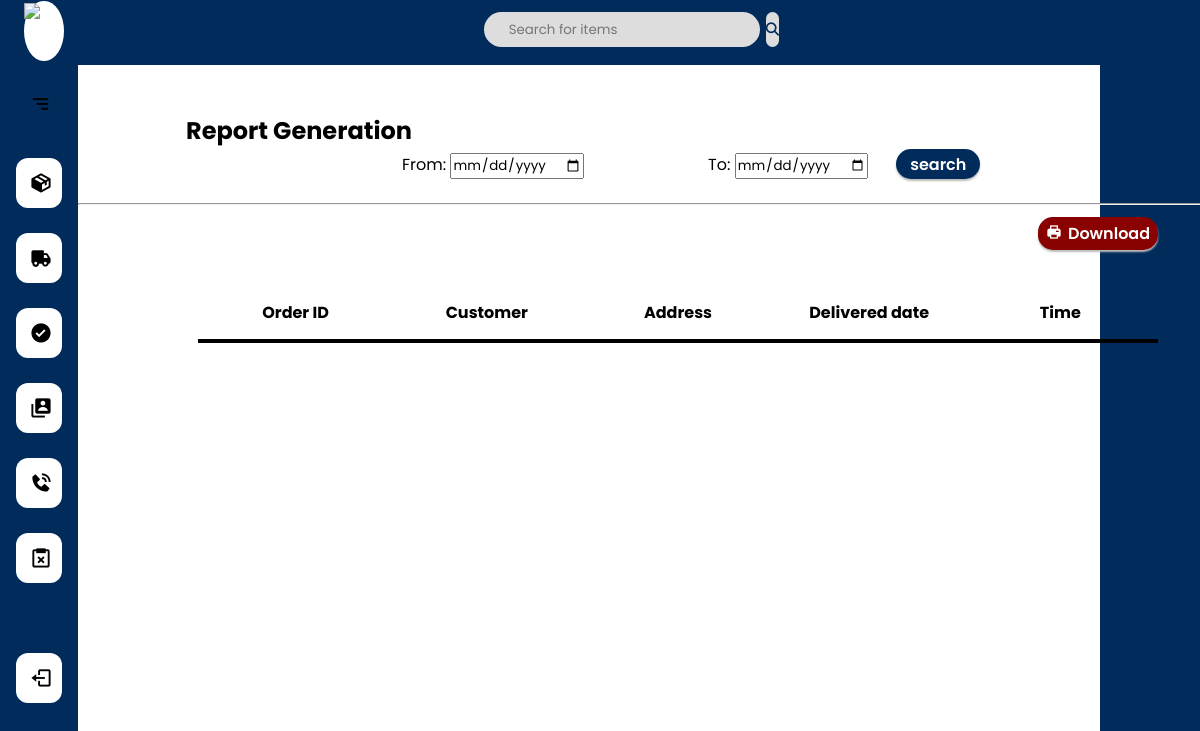
The app's page /delivery_person/delivered_report.php (signed in), older data.
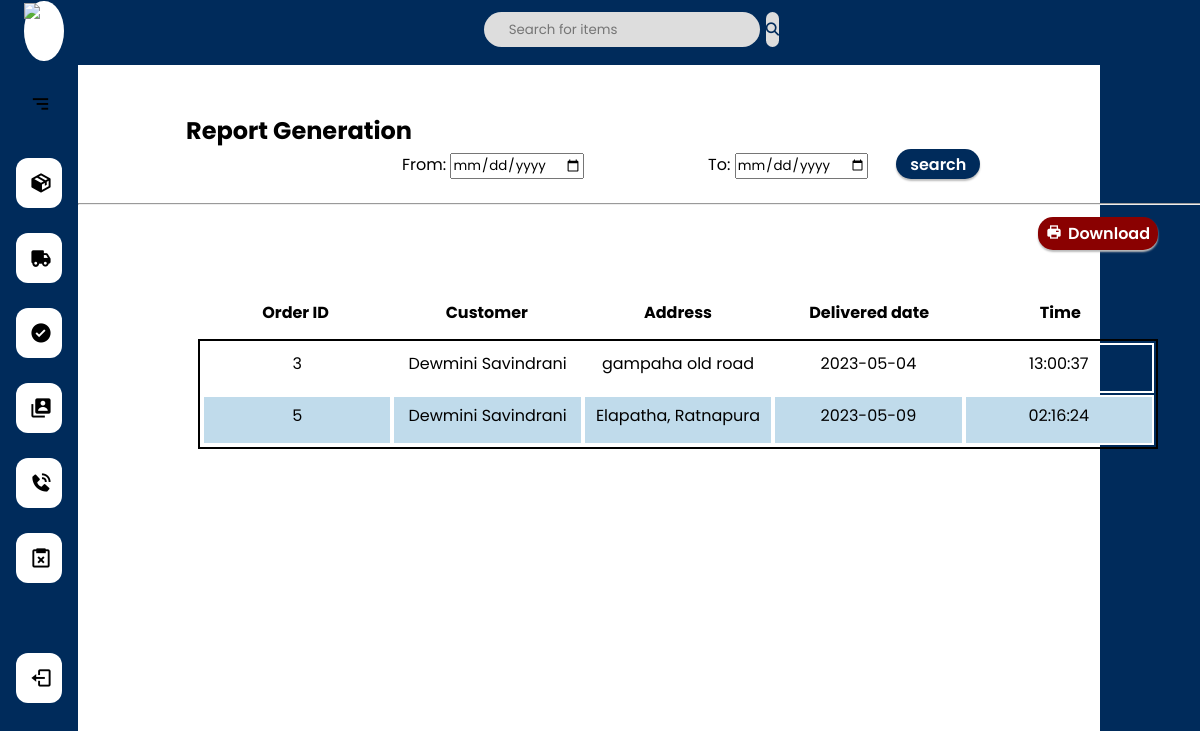
The same page, newer data.
### tables this page shows
CREATE TABLE `orders` (
  `id` int(10) NOT NULL,
  `address` varchar(100) NOT NULL,
  `price` varchar(10) NOT NULL,
  `customer_id` varchar(10) NOT NULL,
  `delivery_person_id` varchar(10) NOT NULL,
  `status` varchar(10) NOT NULL,
  `order_date` date DEFAULT NULL,
  `order_time` time DEFAULT NULL,
  `delivery_date` date DEFAULT NULL,
  `delivery_time` time DEFAULT NULL
);

CREATE TABLE `user` (
  `id` int(10) NOT NULL,
  `email` varchar(50) NOT NULL,
  `password` varchar(25) NOT NULL,
  `firstname` varchar(30) NOT NULL,
  `lastname` varchar(30) NOT NULL,
  `address` varchar(100) NOT NULL,
  `contact` varchar(10) NOT NULL,
  `role` varchar(20) NOT NULL,
  `photo` blob NOT NULL,
  `nic` varchar(12) NOT NULL
);

### delivery_person/delivered_report.php (the view, shortened to what this page needs)
<?php
require_once('navbar.php');
require_once('header.php');
$uid = $_SESSION['uid'];
?>
<!DOCTYPE html>
<html lang="en">
<head>
    <link href="https://unpkg.com/boxicons@2.1.4/css/boxicons.min.css" rel="stylesheet"/>
    <link rel="stylesheet" href="../css/delivery_person/delivered_report.css">
</head>
<body>
    <div class="content">
    <div class="topic"><h2 >Report Generation</h2></div>
    <div class="print_btn_container">
        <form action="" method="POST">
        <label for="begin" class="begin">From:</label>
        <input type="date" id="from_date" name="from_date">
        <label for="end" class="end">To:</label>
        <input type="date" id="to_date" name="to_date">
        <Button type="submit" name="search_btn" class="search_btn">search</Button>
        </form>
        <hr>
        <Button class="print_btn" onclick="window.print()"><i class='bx bxs-printer'></i>Download</Button>
    </div>
    <div class="head_container">
        <table class="topics">
                <tr>
                    <th>Order ID</th>
                    <th>Customer</th>
                    <th>Address</th>
                    <th> Delivered date</th>
                    <th> Time</th>
                </tr>
        </table>
    </div>
        <div class="record">
                <table class="details">
                <?php
                if(isset($_POST['search_btn'])){
                    $from_date = $_POST['from_date'];
                    $to_date = $_POST['to_date'];
                    $query="SELECT * from orders WHERE status = 'delivered' AND delivery_person_id = '$uid' AND delivery_date BETWEEN '$from_date' AND '$to_date'";
                    $result= mysqli_query($conn,$query);
                }else{
                    $query="SELECT * from orders WHERE status = 'delivered' AND delivery_person_id = '$uid'";
                    $result= mysqli_query($conn,$query);
                }
                    while($row = mysqli_fetch_assoc($result))
                    {
                        $cid = $row['customer_id'];
                        $query2="select * from user where id = $cid";
                        $result2= mysqli_query($conn,$query2);
                        $row2 = mysqli_fetch_assoc($result2);
                ?>
                    <tr>
                        <td><?php echo $row['id']; ?></td>
                        <td><?php echo $row2['firstname']; ?>  <?php echo $row2['lastname']?></td>
                        <td><?php echo $row['address']; ?></td>
                        <td><?php echo $row['delivery_date'];?></td>
                        <td><?php echo $row['delivery_time'];?></td>
                    </tr>
                    <?php
                    }
                    ?>
                </table>
        </div>
    </div>
</body>

### delivery_person/navbar.php (shortened to what this page needs)
<!DOCTYPE html>
<html lang="en">
<head>
    <link rel="stylesheet" href="../css/delivery_person/navbar.css" />
    <link href="https://unpkg.com/boxicons@2.1.4/css/boxicons.min.css" rel="stylesheet"/>
</head>
<body>
<section class="sidebar">
    <div class="nav-header">
      <i class="bx bx-menu-alt-right btn-menu"></i>
    </div>
    <ul class="nav-links">
      <li>
        <a href="packed.php">
          <i class='bx bxs-package'></i>
        </a>
      </li>
      <li>
        <a href="new.php">
          <i class='bx bxs-truck'></i>
        </a>
      </li>
      <li>
        <a href="new2.php">
          <i class='bx bxs-check-circle'></i>
        </a>
      </li>
      <li>
        <a href="d_profile.php">
          <i class='bx bxs-user-account'></i>
        </a>
      </li>
      <li>
        <a href="chat.php">
          <i class='bx bxs-phone-call'></i>
        </a>
      </li>
      <li>
        <a href="leaveform.php">
          <i class='bx bx-task-x'></i>
        </a>
      </li>
      <li id="logout" class="logout">
        <a href="../logout.php">
          <i class='bx bx-log-out'></i>
        </a>
      </li>
    </ul>
</section>
</body>
</html>

### delivery_person/header.php (shortened to what this page needs)
<!DOCTYPE html>
<html lang="en">
<head>
    <link rel="stylesheet" href="../css/delivery_person/header.css">
</head>
<body>
    <header class="header">
        <div class="top-bar">
            <div class="logo-container">
                <img src="../assets/omniphar.png" alt="logo" class="logo">
            </div>
            <div class="search-container">
                <form action="search.php" method="POST" class="search-form">
                    <input type="text" name="search" placeholder="Search for items" class="search-box">
                    <button type="submit" name="btn" class="lens"><i class="fa fa-search"></i></button>
                </form>
            </div>
            <div class="icon-container">
                <table class="tbl">
                    <tr>
                        <td><i class="fa fa-bell"></i></td>
                        <td id="fname"><p> <b><?php echo $_SESSION['firstname'];?></b></p></td>
                    </tr>
                </table>
        </div>
    </header>
</body>
</html>

### css/delivery_person/navbar.css (style rules this page uses)
* { margin: 0; padding: 0; box-sizing: border-box; font-family: "Poppins", sans-serif; --color-hover: #002B5B; --transition: all 0.2s ease; }
.sidebar { margin-top: 65px; position: fixed; top: 0; left: 0; z-index: 100; width: 78px; height: 100%; background: #002B5B; padding: 8px 16px; transition: var(--transition); }
.nav-header { height: 60px; display: flex; align-items: center; position: relative; }
.nav-header .btn-menu { position: absolute; color: #000; top: 50%; right: 0; transform: translateY(-50%); font-size: 23px; cursor: pointer; margin-right: 10px; }
.nav-links { margin-top: 20px; height: 100%; }
.nav-links li { position: relative; margin: 25px 0; list-style: none; }
a { text-decoration: none; }
.nav-links i { color: #000; height: 50px; min-width: 50px; font-size: 23px; text-align: center; line-height: 50px; }
.nav-links li a { display: flex; height: 100%; width: 100%; border-radius: 12px; align-items: center; text-decoration: none; background: #fff; }
#logout { margin-top: 70px; }

### css/delivery_person/header.css (style rules this page uses)
body { margin: 0%; font-family:'Gill Sans', 'Gill Sans MT', Calibri, 'Trebuchet MS', sans-serif; }
.top-bar { background-color: #002B5B; color: white; display: flex; height: 65px; width: 100%; font-size: 18px; position: fixed; }
.logo-container { background-color: white; margin-left: 2%; margin-top: 1px; border-radius: 50%; width: 4.8%; height: 93%; text-align: center; cursor: pointer; }
.logo { width: 80%; margin-top: 6%; }
.search-container { margin-left: 35%; margin-top: 1%; width: 23%; }
.search-form { width: 100%; background-color: #dddddd; border-radius: 100px; display: flex; max-width: 300px; color: #ffff; }
.search-form input { background: transparent; flex: 1; border: 0; outline: none; padding-left: 25px; }
.search-form button { border: 0; border-radius: 60px; cursor: pointer; background: #dddddd; width: 55px; height: 35px; color: #002B5B; }
.icon-container { margin-left: 20%; margin-top: 1%; }
.tbl { background-color: #002B5B; margin-left: 100px; }
.tbl tr td { margin: 0px; width: 60px; cursor: pointer; }

### css/delivery_person/delivered_report.css (style rules this page uses)
body { margin: 0%; }
.content { width: 100%; height: 100%; position: fixed; top: 65px; left: 78px; transition: var(--transition); overflow: scroll; }
.head_container { width: 80%; margin-left: 10%; }
.record { margin-top: 1%; border: 2px solid; width: 80%; margin-left: 10%; }
.topic { float: left; margin-top: 4%; margin-left: 9%; position: absolute; }
.print_btn_container { margin-top: 7%; }
.print_btn { margin-bottom: 4%; margin-left: 80%; cursor: pointer; width: 10%; height: 33px; border: none; font-weight: 600; font-size: medium; background-color: #8a0101; color: white; border-radius: 15px; box-shadow: 0 2px 2px 0 #bbbbbb; }
.print_btn i { padding-right: 5%; }
.topics, .details { font-family: "Poppins", sans-serif; margin: auto; width: 100%; margin-left: 50%; transform: translateX(-50%); }
a { text-decoration: none; color: black; }
.details tr { text-align: left; padding-left: 10%; }
.details td { padding-top: 6px; width: 20%; height: 50px; float: left; text-align: center; border: 2px solid white; }
.topics th { width: 20%; float: left; text-align: center; }
.details tr:nth-child(even) { background-color: #c0dbeb; }
.begin { margin-left: 27%; }
.end { margin-left: 10%; }
.search_btn { margin-left: 2%; height: 30px; cursor: pointer; width: 7%; border: none; font-weight: 600; font-size: medium; background-color: #002B5B; color: white; border-radius: 15px; box-shadow: 0 2px 2px 0 #bbbbbb; }
hr { margin-top: 2%; margin-bottom: 1%; }

Row changes from the older to the newer data that the page shows:
now on this page (row edited): orders: id "3", user.firstname "Dewmini", user.lastname "Savindrani", address "gampaha old road", delivery_date "2023-05-04", delivery_time "13:00:37"
now on this page (row edited): orders: id "5", user.firstname "Dewmini", user.lastname "Savindrani", address "Elapatha, Ratnapura", delivery_date "2023-05-09", delivery_time "02:16:24"
